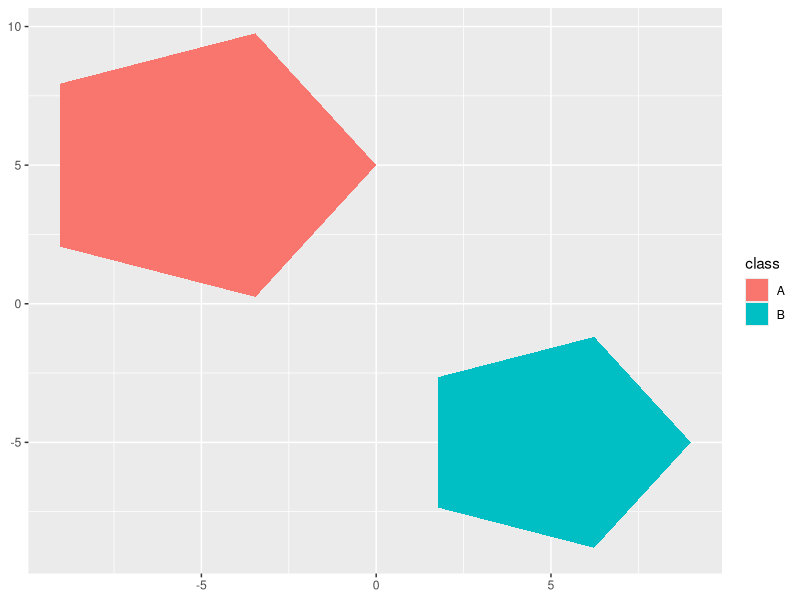
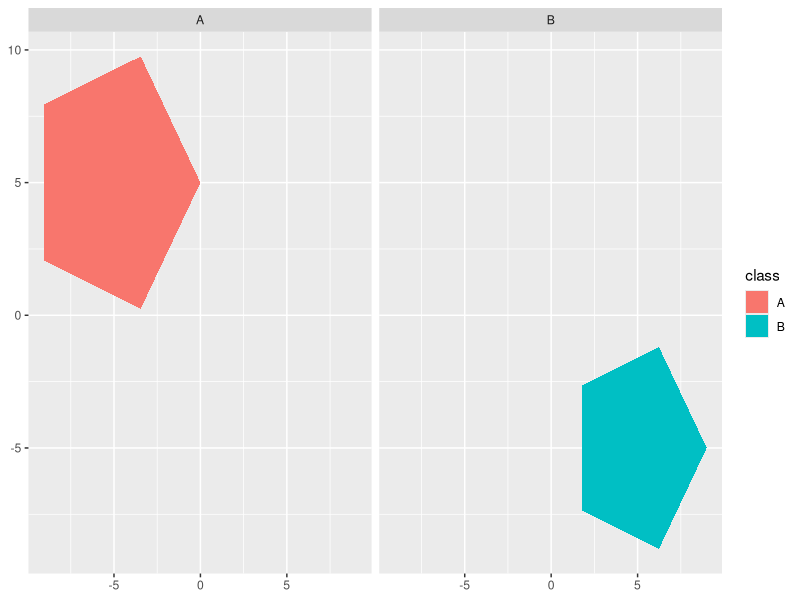
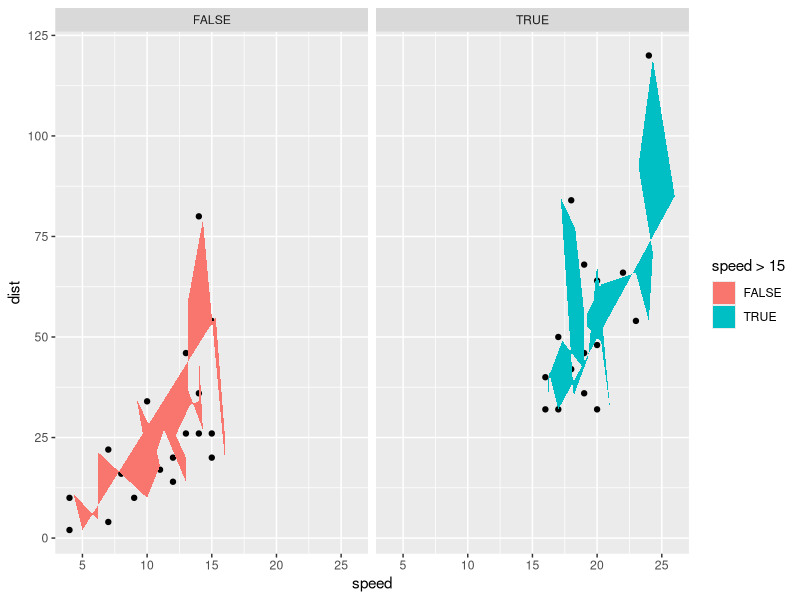
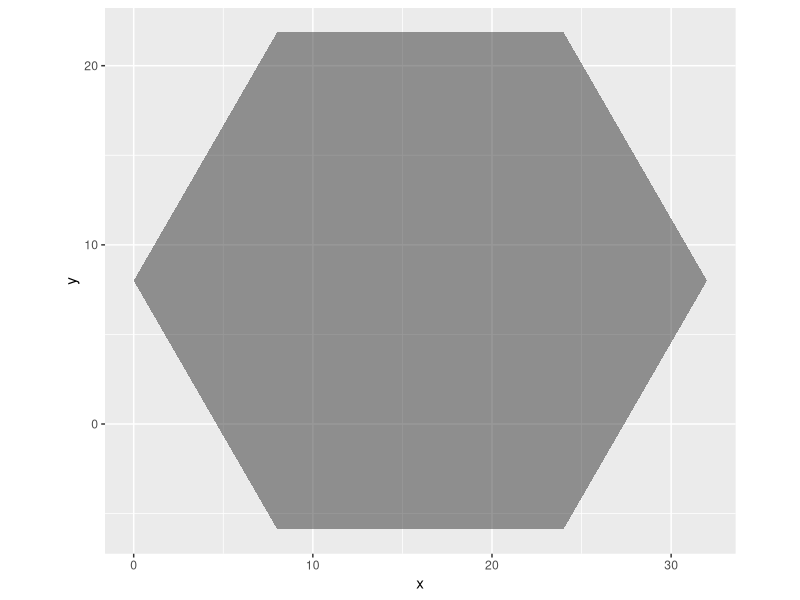
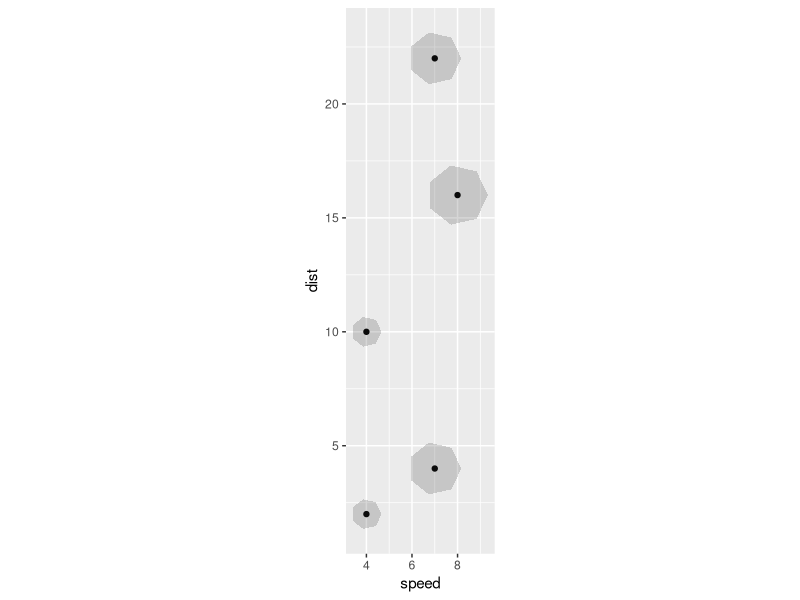
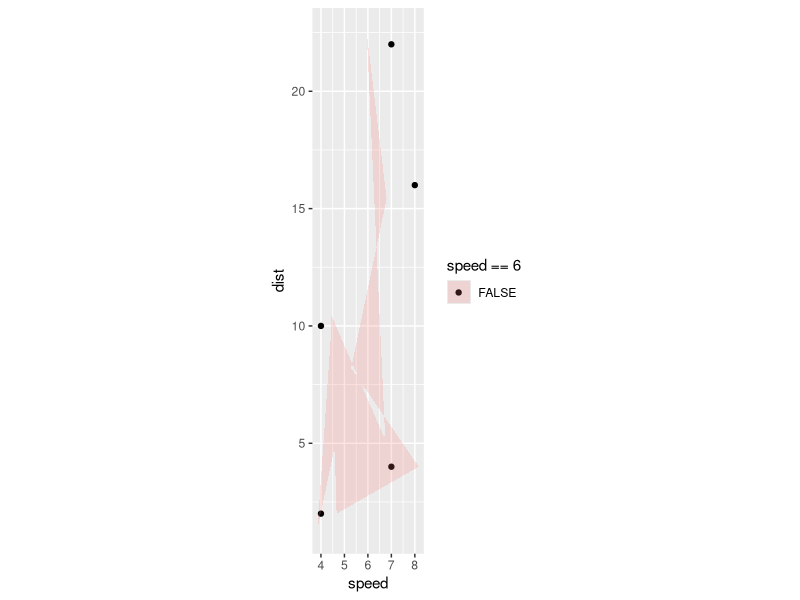
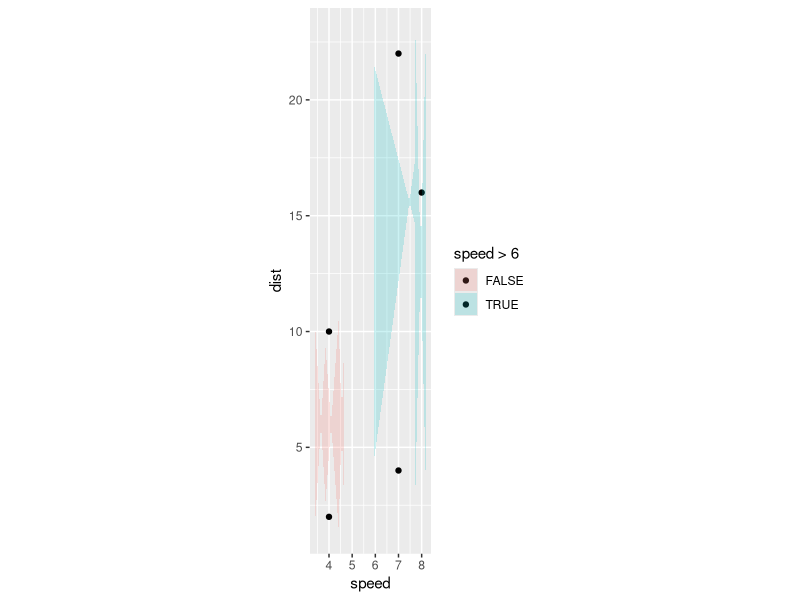
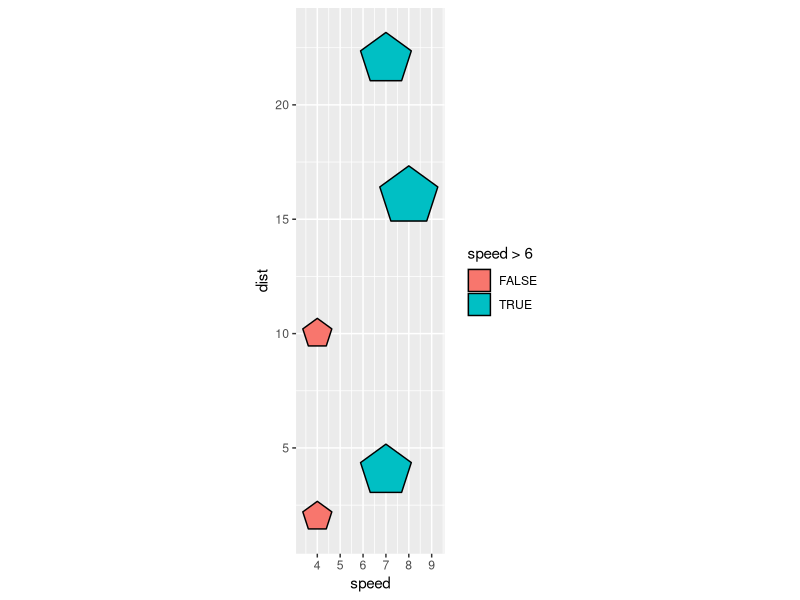

R code for these plots, in order:
## ---- chunk 1
knitr::opts_chunk$set(echo = TRUE)
## ---- chunk 2
library(tidyverse)
create_circle <- function(data, n){

  angles <- seq(from = 0, 
                to = 2 * pi,
                length.out = n + 1)

  data.frame(
    x = cos(angles) * data$r + data$x0,
    y = sin(angles) * data$r + data$y0,
    data
  )

}

## ---- chunk 3
StatCircle <- ggproto(`_class` = "StatCircle", 
                      `_inherit` = Stat, 
                      setup_data = function(data, params) {
  
    if (data$group[1] == -1) {
      nrows <- nrow(data)
      data$group <- seq_len(nrows)
    }
  
    data  # return data with a group variable

},
                      compute_group = function(data, scales, n = 5){create_circle(data, n = n)},
                      required_aes = c("x0", "y0", "r")
                      )


## ---- chunk 4
circles <- data.frame(x0 = c(-5,5), y0 = c(5, -5),
                      r = c(5, 4), class = c("A", "B"))

ggplot(circles) + 
  geom_polygon(stat = StatCircle,
               aes(x0 = x0, y0 = y0, 
                   r = r, fill = class))



## ---- chunk 5
ggplot(circles) + 
  geom_polygon(stat = StatCircle,
               aes(x0 = x0, y0 = y0, 
                   r = r, fill = class)) + 
  facet_wrap(~ class)
## ---- chunk 6
ggplot(cars) + 
  aes(x = speed, y = dist) + 
  geom_point() +
  aes(x0 = speed, y0 = dist, r = 1) + 
  geom_polygon(stat = StatCircle) + 
  aes(fill = speed > 15) + 
  facet_wrap(~ speed > 15)

## ---- chunk 7
library(tidyverse)
setup_data_circle <- function(data, params) {
  
    if (data$group[1] == -1) {
      nrows <- nrow(data)
      data$group <- seq_len(nrows)
    }
  
    data  # return data with a group variable

}
## ---- chunk 8
cars %>% 
  slice(1:5) %>% 
  mutate(group = -1) %>% # no grouping neg one is default in ggplot2
  setup_data_circle() # setup makes each row defines a group

cars %>% 
  slice(5:20) %>% 
  mutate(group = 2) %>% # if a group is already defined
  setup_data_circle() # setup data does not do anything
## ---- chunk 9
compute_group_circle <- function(data, scales, n = 5){

  angles <- seq(from = 0, 
                to = 2 * pi,
                length.out = n + 1)

  data.frame(
    x = cos(angles) * data$r + data$x0,
    y = sin(angles) * data$r + data$y0#,
    # data
  )

}
## ---- chunk 10
cars %>%
  rename(x0 = dist, y0 = speed) %>% 
  mutate(r = x0) %>% 
  .[1,] %>% 
  compute_group_circle(n = 6)

cars %>%
  rename(x0 = dist, y0 = speed) %>% 
  mutate(r = x0) %>%
  .[5,] %>% 
  compute_group_circle(n = 6) %>% 
  ggplot() + 
  aes(x = x, y = y) +
  geom_polygon(alpha = .5) + 
  coord_equal()

## ---- chunk 11
StatCircle <- ggproto(`_class` = "StatCircle", 
                      `_inherit` = Stat, 
                      setup_data = setup_data_circle,
                      compute_group = compute_group_circle,
                      required_aes = c("x0", "y0", "r")
                      )
## ---- chunk 12
test_df <- data.frame(
  
  x0 = c(-5, 5),
  y0 = c(5, -5),
  r = c(5, 4),
  class = c("a", "b")
  
)


cars %>% 
  slice(1:5) %>% 
  ggplot() + 
  aes(x = speed, y = dist) +
  geom_point() +
  aes(x0 = speed, 
      y0 = dist, 
      r = speed/6) + 
  coord_equal() ->
baseplot

baseplot +
  geom_polygon(stat = StatCircle, n = 7, alpha = .2)
## ---- chunk 13
baseplot + 
  aes(fill = speed == 6) +
  geom_polygon(stat = StatCircle, n = 7, alpha = .2)

baseplot + 
  aes(fill = speed > 6) +
  geom_polygon(stat = StatCircle, n = 7, alpha = .2)
## ---- chunk 14
baseplot + 
  aes(fill = speed > 6) +
  ggforce::geom_circle(n = 5)
## ---- chunk 15
create_circle <- function(data, n){

  angles <- seq(from = 0, 
                to = 2 * pi,
                length.out = n + 1)

  data.frame(
    x = cos(angles) * data$r + data$x0,
    y = sin(angles) * data$r + data$y0,
    data
  )

}

## ---- chunk 16
StatCircle <- ggproto(`_class` = "StatCircle", 
                      `_inherit` = Stat, 
                      setup_data = function(data, params) {
  
    if (data$group[1] == -1) {
      nrows <- nrow(data)
      data$group <- seq_len(nrows)
    }
  
    data  # return data with a group variable

},
                      compute_group = function(data, scales, n = 5){create_circle(data, n = n)},
                      required_aes = c("x0", "y0", "r")
                      )


## ---- chunk 17
circles <- data.frame(x0 = c(-5,5), y0 = c(5, -5),
                      r = c(5, 4), class = c("A", "B"))

ggplot(circles) + 
  geom_polygon(stat = StatCircle,
               aes(x0 = x0, y0 = y0, 
                   r = r, fill = class))



## ---- chunk 18
ggplot(circles) + 
  geom_polygon(stat = StatCircle,
               aes(x0 = x0, y0 = y0, 
                   r = r, fill = class)) + 
  facet_wrap(~ class)
## ---- chunk 19
ggplot(cars) + 
  aes(x = speed, y = dist) + 
  geom_point() +
  aes(x0 = speed, y0 = dist, r = 1) + 
  geom_polygon(stat = StatCircle) + 
  aes(fill = speed > 15) + 
  facet_wrap(~ speed > 15)

## ---- chunk 20
ggforce:::StatCircle$compute_group
ggforce:::StatCircle$compute_panel
ggforce:::StatCircle$setup_params
## ---- chunk 21
ggforce:::arcPaths
## ---- chunk 22
baseplot +
  geom_polygon(stat = StatCircle, n = 7, alpha = .2) ->
p1

layer_data(p1, 2)

baseplot + 
  aes(fill = speed > 6) +
  geom_polygon(stat = StatCircle, n = 7, alpha = .2) ->
p2

layer_data(p2, 2) |>
  slice(1:5)
